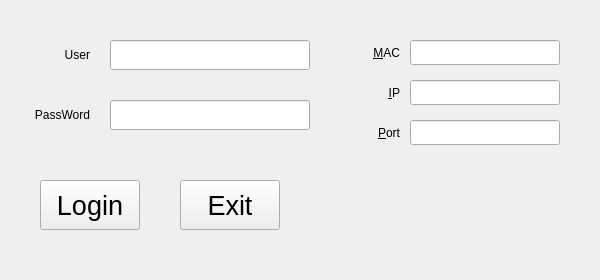
<?xml version="1.0" encoding="UTF-8"?>
<ui version="4.0">
 <class>Form_login</class>
 <widget class="QWidget" name="Form_login">
  <property name="geometry">
   <rect>
    <x>0</x>
    <y>0</y>
    <width>600</width>
    <height>280</height>
   </rect>
  </property>
  <property name="windowTitle">
   <string>Login</string>
  </property>
  <widget class="QLabel" name="Label_user">
   <property name="geometry">
    <rect>
     <x>0</x>
     <y>40</y>
     <width>90</width>
     <height>30</height>
    </rect>
   </property>
   <property name="text">
    <string>User</string>
   </property>
   <property name="alignment">
    <set>Qt::AlignRight|Qt::AlignTrailing|Qt::AlignVCenter</set>
   </property>
  </widget>
  <widget class="QLabel" name="Label_password">
   <property name="geometry">
    <rect>
     <x>0</x>
     <y>100</y>
     <width>90</width>
     <height>30</height>
    </rect>
   </property>
   <property name="text">
    <string>PassWord</string>
   </property>
   <property name="alignment">
    <set>Qt::AlignRight|Qt::AlignTrailing|Qt::AlignVCenter</set>
   </property>
  </widget>
  <widget class="QLineEdit" name="lineEdit_user">
   <property name="geometry">
    <rect>
     <x>110</x>
     <y>40</y>
     <width>200</width>
     <height>30</height>
    </rect>
   </property>
  </widget>
  <widget class="QLineEdit" name="lineEdit_password">
   <property name="geometry">
    <rect>
     <x>110</x>
     <y>100</y>
     <width>200</width>
     <height>30</height>
    </rect>
   </property>
  </widget>
  <widget class="QPushButton" name="pushButton_login">
   <property name="geometry">
    <rect>
     <x>40</x>
     <y>180</y>
     <width>100</width>
     <height>50</height>
    </rect>
   </property>
   <property name="font">
    <font>
     <pointsize>20</pointsize>
    </font>
   </property>
   <property name="text">
    <string>Login</string>
   </property>
  </widget>
  <widget class="QPushButton" name="pushButton_exit">
   <property name="geometry">
    <rect>
     <x>180</x>
     <y>180</y>
     <width>100</width>
     <height>50</height>
    </rect>
   </property>
   <property name="font">
    <font>
     <pointsize>20</pointsize>
    </font>
   </property>
   <property name="text">
    <string>Exit</string>
   </property>
  </widget>
  <widget class="QLabel" name="label_MAC">
   <property name="geometry">
    <rect>
     <x>350</x>
     <y>40</y>
     <width>50</width>
     <height>25</height>
    </rect>
   </property>
   <property name="text">
    <string>&amp;MAC</string>
   </property>
   <property name="alignment">
    <set>Qt::AlignRight|Qt::AlignTrailing|Qt::AlignVCenter</set>
   </property>
   <property name="buddy">
    <cstring>lineEdit_MAC</cstring>
   </property>
  </widget>
  <widget class="QLabel" name="label_IP">
   <property name="geometry">
    <rect>
     <x>350</x>
     <y>80</y>
     <width>50</width>
     <height>25</height>
    </rect>
   </property>
   <property name="text">
    <string>&amp;IP</string>
   </property>
   <property name="alignment">
    <set>Qt::AlignRight|Qt::AlignTrailing|Qt::AlignVCenter</set>
   </property>
   <property name="buddy">
    <cstring>lineEdit_IP</cstring>
   </property>
  </widget>
  <widget class="QLabel" name="label_Port">
   <property name="geometry">
    <rect>
     <x>350</x>
     <y>120</y>
     <width>50</width>
     <height>25</height>
    </rect>
   </property>
   <property name="text">
    <string>&amp;Port</string>
   </property>
   <property name="alignment">
    <set>Qt::AlignRight|Qt::AlignTrailing|Qt::AlignVCenter</set>
   </property>
   <property name="buddy">
    <cstring>lineEdit_Port</cstring>
   </property>
  </widget>
  <widget class="QLineEdit" name="lineEdit_MAC">
   <property name="geometry">
    <rect>
     <x>410</x>
     <y>40</y>
     <width>150</width>
     <height>25</height>
    </rect>
   </property>
  </widget>
  <widget class="QLineEdit" name="lineEdit_IP">
   <property name="geometry">
    <rect>
     <x>410</x>
     <y>80</y>
     <width>150</width>
     <height>25</height>
    </rect>
   </property>
  </widget>
  <widget class="QLineEdit" name="lineEdit_Port">
   <property name="geometry">
    <rect>
     <x>410</x>
     <y>120</y>
     <width>150</width>
     <height>25</height>
    </rect>
   </property>
  </widget>
 </widget>
 <resources/>
 <connections/>
</ui>
